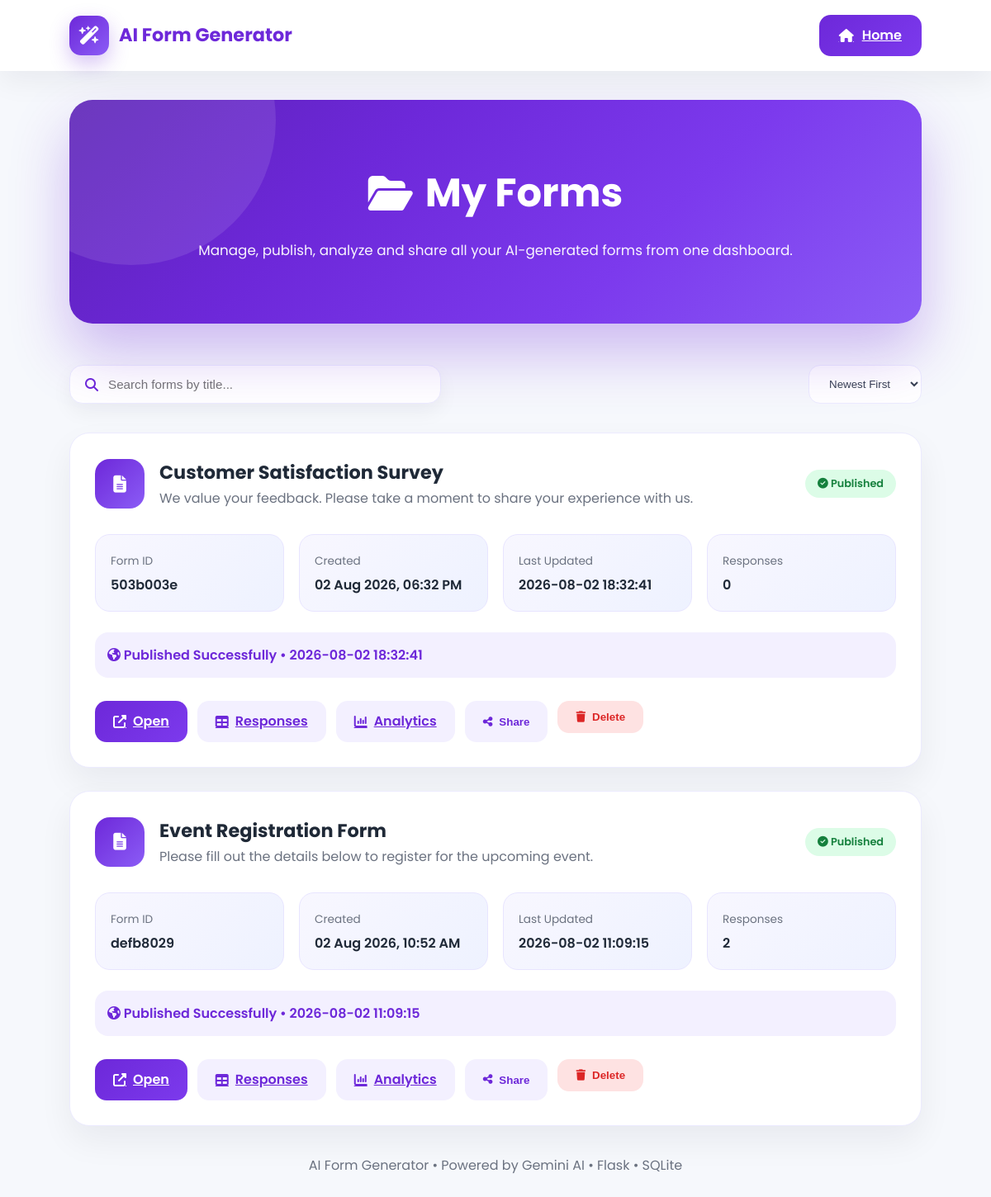
/myforms (signed in), run on the app's committed database.
### tables this page shows
CREATE TABLE forms(

        id INTEGER PRIMARY KEY AUTOINCREMENT,

        form_id TEXT UNIQUE NOT NULL,

        user_id INTEGER NOT NULL,

        title TEXT NOT NULL,

        description TEXT,

        questions TEXT NOT NULL,

        created_at TIMESTAMP DEFAULT CURRENT_TIMESTAMP, status TEXT DEFAULT 'draft', published_at TIMESTAMP, updated_at TIMESTAMP,

        FOREIGN KEY(user_id)
        REFERENCES users(id)
        ON DELETE CASCADE

    );

### app.py (the view)
    def wrapper(*args, **kwargs):
        if "user_id" not in session:
            return redirect(url_for("login"))
        return function(*args, **kwargs)

### app.py (called while the page is built)
def login_required(function):
    def wrapper(*args, **kwargs):
        if "user_id" not in session:
            return redirect(url_for("login"))
        return function(*args, **kwargs)
    wrapper.__name__ = function.__name__
    return wrapper

### database.py (called while the page is built)
def get_connection():
    conn = sqlite3.connect(DATABASE, check_same_thread=False)
    conn.row_factory = sqlite3.Row
    return conn

def get_all_forms(user_id):
    conn = get_connection()
    cursor = conn.cursor()
    cursor.execute(
        """
        SELECT *

        FROM forms

        WHERE user_id=?

        ORDER BY created_at DESC

        """,
        (user_id,),
    )
    forms = cursor.fetchall()
    conn.close()
    return forms

def get_responses(form_id):
    conn = get_connection()
    cursor = conn.cursor()
    cursor.execute(
        """
        SELECT answers, submitted_at

        FROM responses

        WHERE form_id=?

        ORDER BY submitted_at DESC

        """,
        (form_id,),
    )
    rows = cursor.fetchall()
    conn.close()
    responses = []
    for row in rows:
        responses.append(
            {"answers": json.loads(row["answers"]), "submitted_at": row["submitted_at"]}
        )
    return responses

### templates/myforms.html (shortened to what this page needs)
<!DOCTYPE html>
<html lang="en">
<head>
    <link rel="stylesheet"
          href="{{ url_for('static', filename='css/myforms.css') }}">
    <link rel="stylesheet"
          href="https://cdnjs.cloudflare.com/ajax/libs/font-awesome/6.6.0/css/all.min.css">
</head>
<body>
    <nav class="navbar">
        <div class="logo">
            <i class="fa-solid fa-wand-magic-sparkles"></i>
            AI Form Generator
        </div>
        <div class="nav-right">
            <a href="{{ url_for('home') }}" class="home-btn">
                <i class="fa-solid fa-house"></i>
                Home
            </a>
        </div>
    </nav>
    <section class="hero">
        <div class="hero-content">
            <h1>
                <i class="fa-solid fa-folder-open"></i>
                My Forms
            </h1>
            <p>
                Manage, publish, analyze and share all your AI-generated forms from one dashboard.
            </p>
        </div>
    </section>
    <section class="toolbar">
        <div class="search-box">
            <i class="fa-solid fa-magnifying-glass"></i>
            <input
                type="text"
                id="searchInput"
                placeholder="Search forms by title...">
        </div>
        <div class="toolbar-right">
            <select id="sortForms">
                <option value="newest">
                    Newest First
                </option>
            </select>
        </div>
    </section>
    <div class="forms-container">
        {% if forms %}
        {% for form in forms %}
        <div class="form-card"
             data-title="{{ form.title|lower }}"
             data-date="{{ form.created_at }}"
             data-status="{{ form.status }}">
            <div class="card-header">
                <div class="form-icon">
                    <i class="fa-solid fa-file-lines"></i>
                </div>
                <div class="header-content">
                    <h2>
                        {{ form.title }}
                    </h2>
                    <p>
                        {{ form.description }}
                    </p>
                </div>
                {% if form.status == "published" %}
                <span class="status-badge published">
                    <i class="fa-solid fa-circle-check"></i>
                    Published
                </span>
                {% else %}
                <span class="status-badge draft">
                    <i class="fa-solid fa-clock"></i>
                    Draft
                </span>
                {% endif %}
            </div>
            <div class="card-info">
                <div class="info-item">
                    <span class="label">
                        Form ID
                    </span>
                    <span class="value">
                        {{ form.form_id }}
                    </span>
                </div>
                <div class="info-item">
                    <span class="label">
                        Created
                    </span>
                    <span class="value">
                        {{ form.created_at }}
                    </span>
                </div>
                <div class="info-item">
                    <span class="label">
                        Last Updated
                    </span>
                    <span class="value">
                        {% if form.updated_at %}
                            {{ form.updated_at }}
                        {% else %}
                            —
                        {% endif %}
                    </span>
                </div>
                <div class="info-item">
                    <span class="label">
                        Responses
                    </span>
                    <span class="value">
                        {{ form.responses }}
                    </span>
                </div>
            </div>
            {% if form.status == "published" %}
            <div class="publish-info">
                <i class="fa-solid fa-earth-americas"></i>
                Published Successfully
                {% if form.published_at %}
                    • {{ form.published_at }}
                {% endif %}
            </div>
            {% endif %}
            <div class="card-actions">
                {% if form.status == "draft" %}
                <a href="{{ url_for('preview_form', form_id=form.form_id, source='myforms') }}"
                class="btn btn-primary">
                       <i class="fa-solid fa-eye"></i>
                           Preview
                </a>
                <a href="{{ url_for('edit_form', form_id=form.form_id, source='myforms') }}"
                   class="btn edit-btn">
                    <i class="fa-solid fa-pen"></i>
                    Edit
                </a>
                <form action="{{ url_for('publish_form_route', form_id=form.form_id) }}"
      method="POST"
      style="display:inline;">
    <button class="btn publish-btn">
        <i class="fa-solid fa-cloud-arrow-up"></i>
        Publish
    </button>
</form>
                {% else %}
                <a href="{{ url_for('open_form', form_id=form.form_id) }}"
                   class="btn btn-primary">
                    <i class="fa-solid fa-up-right-from-square"></i>
                    Open
                </a>
                <a href="{{ url_for('responses',
                    form_id=form.form_id,
                    source='myforms') }}"
                   class="btn">
                    <i class="fa-solid fa-table"></i>
                    Responses
                </a>
                <a href="{{ url_for('analytics',
                    form_id=form.form_id,
                    source='myforms') }}"
                   class="btn">
                    <i class="fa-solid fa-chart-column"></i>
                    Analytics
                </a>
   <button
    type="button"
    class="btn share-btn"
      onclick="shareForm('{{ url_for('open_form', form_id=form.form_id, _external=True) }}')">
    <i class="fa-solid fa-share-nodes"></i>
    Share
</button>
                {% endif %}
                <form action="{{ url_for('delete_form_route', form_id=form.form_id) }}"
      method="POST"
      style="display:inline;"
      onsubmit="return confirm('Delete this form permanently?')">
<button class="btn delete-btn">
<i class="fa-solid fa-trash"></i>
Delete
</button>
</form>
            </div>
        </div>
            {% endfor %}
        {% endif %}
    </div>
    <footer>
        <p>
            AI Form Generator • Powered by Gemini AI • Flask • SQLite
        </p>
    </footer>
</body>
</html>

### static/css/myforms.css (style rules this page uses)
* { margin:0; padding:0; box-sizing:border-box; }
body { font-family:'Poppins',sans-serif; background:#F6F8FC; color:#1F2937; line-height:1.6; }
.navbar { width:100%; background:#ffffff; padding:18px 7%; display:flex; justify-content:space-between; align-items:center; position:sticky; top:0; z-index:1000; box-shadow: 0 12px 35px rgba(15,23,42,.06); }
.logo { display:flex; align-items:center; gap:12px; font-size:1.4rem; font-weight:700; color:#6D28D9; }
.logo i { width:48px; height:48px; border-radius:14px; display:flex; align-items:center; justify-content:center; color:white; background:linear-gradient( 135deg, #6D28D9, #8B5CF6 ); box-shadow: 0 10px 25px rgba(109,40,217,.28); }
.nav-right { display:flex; align-items:center; }
.home-btn { display:flex; align-items:center; gap:10px; padding:12px 24px; border-radius:14px; background:linear-gradient( 135deg, #6D28D9, #7C3AED ); color:white; font-weight:600; transition:.3s; }
.hero { width:86%; margin:35px auto 50px; padding:75px 50px; border-radius:28px; text-align:center; color:white; background:linear-gradient( 135deg, #5B21B6, #6D28D9, #7C3AED, #8B5CF6 ); position:relative; overflow:hidden; box-shadow: 0 35px 70px rgba(109,40,217,.30); }
.hero::before { content:""; position:absolute; width:350px; height:350px; background:rgba(255,255,255,.10); border-radius:50%; top:-150px; left:-100px; }
.hero-content { position:relative; z-index:2; }
.hero h1 { font-size:3rem; display:flex; justify-content:center; align-items:center; gap:15px; }
.hero p { margin-top:18px; opacity:.95; font-size:1.05rem; }
.toolbar { width:86%; margin:0 auto 35px; display:flex; justify-content:space-between; align-items:center; gap:20px; }
.search-box { width:450px; background:white; padding:14px 18px; border-radius:16px; display:flex; align-items:center; gap:12px; border:1px solid #ECEBFF; box-shadow: 0 10px 25px rgba(15,23,42,.05); }
.search-box i { color:#6D28D9; }
.search-box input { border:none; outline:none; width:100%; font-size:.95rem; }
.toolbar-right select { padding:14px 20px; border-radius:14px; border:1px solid #ECEBFF; background:white; color:#374151; font-weight:500; }
.forms-container { width:86%; margin:auto; display:flex; flex-direction:column; gap:28px; }
.form-card { background:white; border-radius:24px; padding:30px; border:1px solid #ECEBFF; box-shadow: 0 18px 40px rgba(15,23,42,.06); transition:.35s; }
.card-header { display:flex; align-items:center; gap:18px; }
.form-icon { width:60px; height:60px; border-radius:18px; display:flex; align-items:center; justify-content:center; color:white; font-size:1.3rem; background:linear-gradient( 135deg, #6D28D9, #8B5CF6 ); }
.header-content { flex:1; }
.header-content h2 { font-size:1.4rem; }
.header-content p { color:#6B7280; }
.status-badge { padding:7px 15px; border-radius:30px; font-size:.8rem; font-weight:600; }
.published { background:#DCFCE7; color:#15803D; }
.card-info { margin-top:30px; display:grid; grid-template-columns:repeat(4,1fr); gap:18px; }
.info-item { padding:18px; border-radius:18px; background:linear-gradient( 135deg, #F8F7FF, #EEF2FF ); border:1px solid #E8E5FF; }
.label { color:#6B7280; font-size:.85rem; }
.value { display:block; margin-top:5px; font-weight:600; }
.publish-info { margin-top:25px; padding:15px; border-radius:16px; background:#F3F0FF; color:#6D28D9; font-weight:600; }
.card-actions { margin-top:28px; display:flex; flex-wrap:wrap; gap:12px; }
.btn { padding:12px 22px; border:none; border-radius:14px; display:flex; align-items:center; gap:8px; font-weight:600; cursor:pointer; transition:.3s; background:#F3F0FF; color:#6D28D9; }
.btn-primary { color:white; background:linear-gradient( 135deg, #6D28D9, #7C3AED ); }
.delete-btn { background:#FEE2E2; color:#DC2626; }
footer { text-align:center; padding:35px; color:#6B7280; }

### data on the page
forms: title "Customer Satisfaction Survey", description "We value your feedback. Please take a moment to share your experience with us.", status "published" (drawn), form_id "503b003e", created_at "02 Aug 2026, 06:32 PM", updated_at "2026-08-02 18:32:41", responses "0", published_at "2026-08-02 18:32:41"
forms: title "Event Registration Form", description "Please fill out the details below to register for the upcoming event.", status "published" (drawn), form_id "defb8029", created_at "02 Aug 2026, 10:52 AM", updated_at "2026-08-02 11:09:15", responses "2", published_at "2026-08-02 11:09:15"
